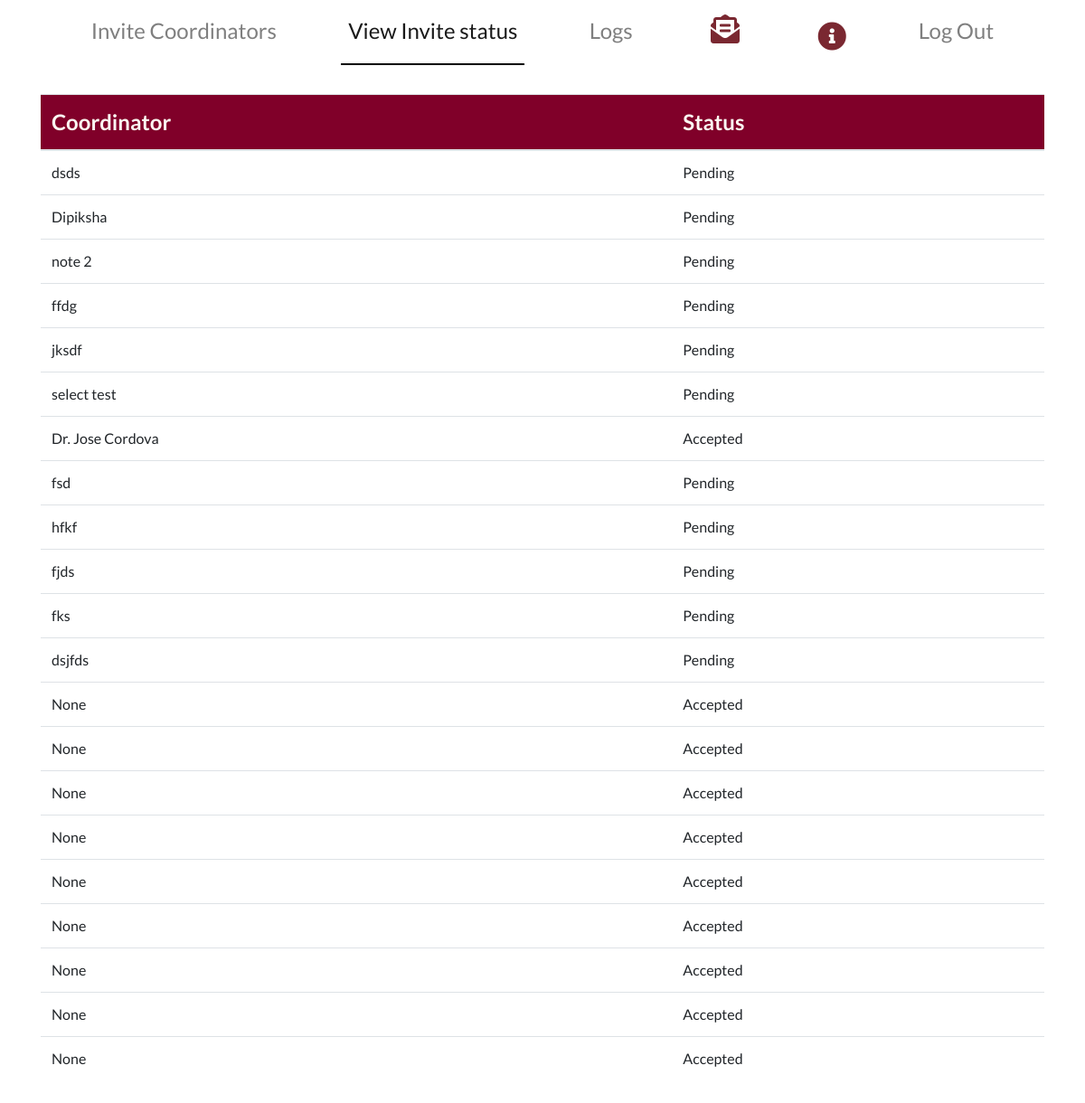
Page /invite_status (signed in) on the earlier database version.
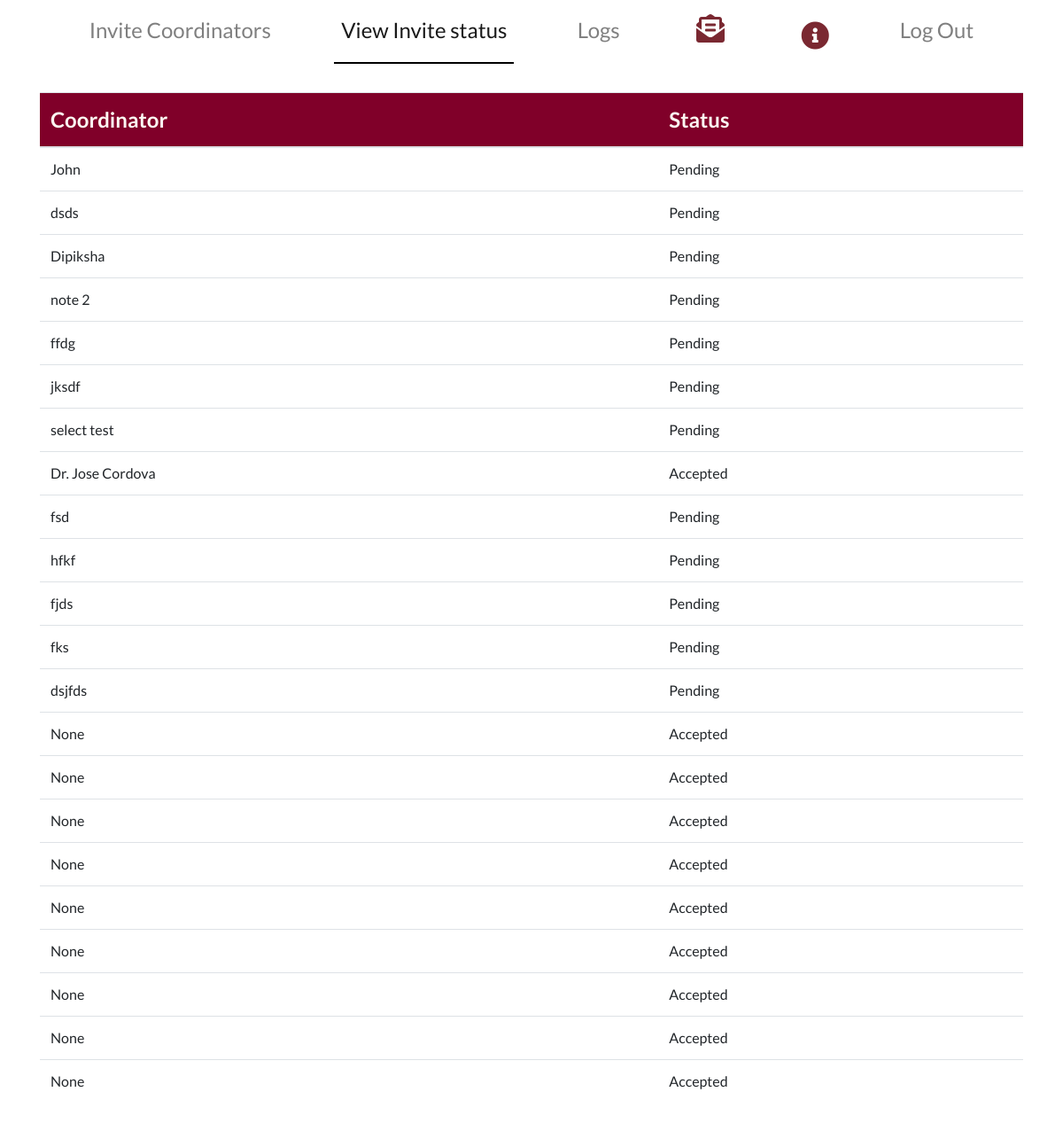
Same page on the later database version.
### main/models.py (models this page shows)
class InvitedCo(models.Model):
    email = models.CharField(max_length=200)
    pending = models.BooleanField(default=True)
    dept = models.ForeignKey(Department,null=True,on_delete=models.CASCADE)
    name = models.CharField(null=True,max_length=400)

### main/views.py (the view)
# urls.py: path('invite_status', views.super_admin_past, name='super_admin_past'),
@user_passes_test(super_admin_test)
def super_admin_past(request):
    myinvitees = InvitedCo.objects.all().order_by('-id')
    invitees = Invited_Coordinator.objects.filter(invited_by=request.user.username).order_by('id')
    context = {'past':'active', 'invitees':invitees,'myinvitees':myinvitees,'cordinator':InvitedCo.objects.all()}
    return render(request, 'main/invite_status.html', context)

### main/views.py (called while the page is built)
def super_admin_test(user):
    return user.is_superuser

### main/templates/main/invite_status.html (shortened to what this page needs)
{% extends  'main/superadminbase.html' %}
{% load static %}
{% block body_block %}
<div class = "container" style="overflow-y:auto; height:80vh;">
<table class="table">
  <thead class = "card-header">
    <tr>
      <th scope="col">Coordinator</th>
      <th scope="col">Status</th>
    </tr>
  </thead>
  <tbody >
    {%for invite in myinvitees%}
    <tr>
      <td>{{invite.name}}</td>
      <td>
          {%if invite.pending %}
            Pending
          {%else%}
            Accepted
          {%endif%}
      </td>
    </tr>
    {%endfor%}
  </tbody>
</table>
</div>
{%endblock%}

Differences in the rows shown:
added InvitedCo: name "John", pending "Pending"
